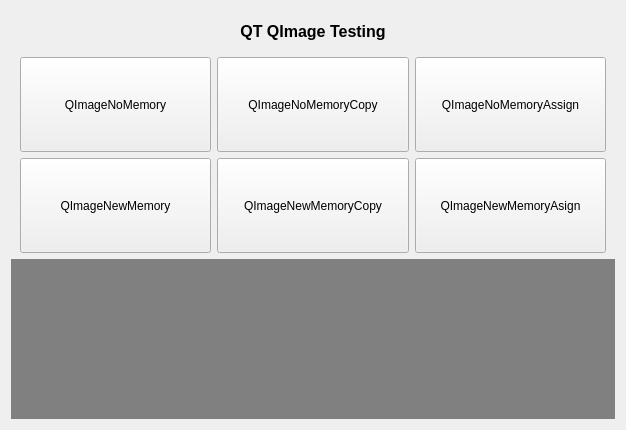
<?xml version="1.0" encoding="UTF-8"?>
<ui version="4.0">
 <class>MiscellaneousImageQImage</class>
 <widget class="QWidget" name="MiscellaneousImageQImage">
  <property name="geometry">
   <rect>
    <x>0</x>
    <y>0</y>
    <width>626</width>
    <height>430</height>
   </rect>
  </property>
  <property name="windowTitle">
   <string>MiscellaneousImageQImage</string>
  </property>
  <layout class="QVBoxLayout" name="verticalLayout">
   <item>
    <layout class="QHBoxLayout" name="horizontalLayout">
     <item>
      <widget class="QLabel" name="lbTitle">
       <property name="minimumSize">
        <size>
         <width>0</width>
         <height>40</height>
        </size>
       </property>
       <property name="font">
        <font>
         <pointsize>12</pointsize>
         <weight>75</weight>
         <bold>true</bold>
        </font>
       </property>
       <property name="text">
        <string>QT QImage Testing</string>
       </property>
       <property name="alignment">
        <set>Qt::AlignCenter</set>
       </property>
      </widget>
     </item>
    </layout>
   </item>
   <item>
    <layout class="QGridLayout" name="gridLayout">
     <property name="leftMargin">
      <number>9</number>
     </property>
     <property name="rightMargin">
      <number>9</number>
     </property>
     <item row="0" column="2">
      <widget class="QPushButton" name="btnImgNoMemoryAssign">
       <property name="sizePolicy">
        <sizepolicy hsizetype="Expanding" vsizetype="Expanding">
         <horstretch>0</horstretch>
         <verstretch>0</verstretch>
        </sizepolicy>
       </property>
       <property name="text">
        <string>QImageNoMemoryAssign</string>
       </property>
      </widget>
     </item>
     <item row="0" column="0">
      <widget class="QPushButton" name="btnImgNoMemory">
       <property name="sizePolicy">
        <sizepolicy hsizetype="Expanding" vsizetype="Expanding">
         <horstretch>0</horstretch>
         <verstretch>0</verstretch>
        </sizepolicy>
       </property>
       <property name="minimumSize">
        <size>
         <width>140</width>
         <height>30</height>
        </size>
       </property>
       <property name="text">
        <string>QImageNoMemory</string>
       </property>
      </widget>
     </item>
     <item row="0" column="1">
      <widget class="QPushButton" name="btnImgNoMemoryCopy">
       <property name="sizePolicy">
        <sizepolicy hsizetype="Expanding" vsizetype="Expanding">
         <horstretch>0</horstretch>
         <verstretch>0</verstretch>
        </sizepolicy>
       </property>
       <property name="text">
        <string>QImageNoMemoryCopy</string>
       </property>
      </widget>
     </item>
     <item row="1" column="0">
      <widget class="QPushButton" name="btnImgNewMemory">
       <property name="sizePolicy">
        <sizepolicy hsizetype="Expanding" vsizetype="Expanding">
         <horstretch>0</horstretch>
         <verstretch>0</verstretch>
        </sizepolicy>
       </property>
       <property name="minimumSize">
        <size>
         <width>140</width>
         <height>30</height>
        </size>
       </property>
       <property name="text">
        <string>QImageNewMemory</string>
       </property>
      </widget>
     </item>
     <item row="1" column="1">
      <widget class="QPushButton" name="btnImgNewMemoryCopy">
       <property name="sizePolicy">
        <sizepolicy hsizetype="Expanding" vsizetype="Expanding">
         <horstretch>0</horstretch>
         <verstretch>0</verstretch>
        </sizepolicy>
       </property>
       <property name="text">
        <string>QImageNewMemoryCopy</string>
       </property>
      </widget>
     </item>
     <item row="1" column="2">
      <widget class="QPushButton" name="btnImgNewMemoryAssign">
       <property name="sizePolicy">
        <sizepolicy hsizetype="Expanding" vsizetype="Expanding">
         <horstretch>0</horstretch>
         <verstretch>0</verstretch>
        </sizepolicy>
       </property>
       <property name="text">
        <string>QImageNewMemoryAsign</string>
       </property>
      </widget>
     </item>
    </layout>
   </item>
   <item>
    <widget class="QLabel" name="lbImgOriginal">
     <property name="minimumSize">
      <size>
       <width>0</width>
       <height>160</height>
      </size>
     </property>
     <property name="styleSheet">
      <string notr="true">QLabel
{
	background-color: gray;
}</string>
     </property>
     <property name="text">
      <string/>
     </property>
    </widget>
   </item>
  </layout>
 </widget>
 <layoutdefault spacing="6" margin="11"/>
 <resources/>
 <connections/>
</ui>
